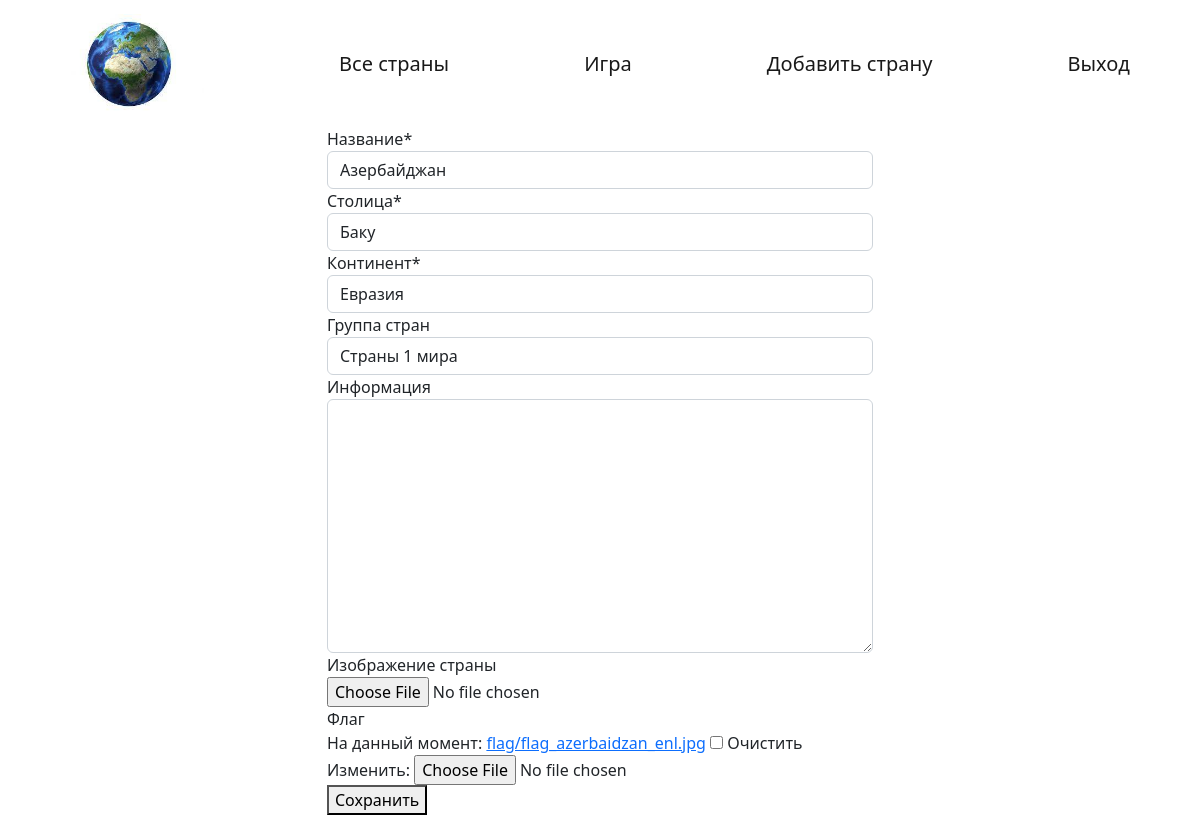
The app's page /edit_country/27/ (signed in) with its own data.
### main/models.py (models this page shows, shortened)
class Country(models.Model):
    name = models.CharField('Название', max_length=100, unique=True)
    capital = models.CharField('Столица', max_length=100, unique=True)
    info = models.TextField('Информация', max_length=10000, blank=True, null=True)
    img_country = models.ImageField('Изображение страны', upload_to='country_image', blank=True, null=True)
    flag = models.ImageField('Флаг', upload_to='flag', blank=True, null=True)
    img_capital = models.ImageField('Изображение столицы', upload_to='capital_image', blank=True, null=True)
    сontinent = models.ForeignKey('Continent', verbose_name='Континент', on_delete=models.SET_NULL,
                                  null=True)
    group = models.ForeignKey('Group', verbose_name='Группа стран', on_delete=models.SET_NULL, blank=True,
                              null=True)
    class Meta:
        verbose_name = 'Страна'
        verbose_name_plural = 'Страны'
        ordering = ['name', ]

class Continent(models.Model):
    name = models.CharField(max_length=100, unique=True)
    img = models.ImageField('Изображение континента', upload_to='сontinent_image', blank=True, null=True)
    class Meta:
        verbose_name = 'Континент'
        verbose_name_plural = 'Континенты'
    def __str__(self):
        return self.name[:15]

class Group(models.Model):
    name = models.CharField(max_length=100, unique=True)
    class Meta:
        verbose_name = 'Группа стран'
        verbose_name_plural = 'Группы стран'
    def __str__(self):
        return self.name[:15]

### main/views.py (the view)
# urls.py: path('edit_country/<int:pk>/', edit_country, name='edit_country'),
@login_required
def edit_country(request, pk):
    country = Country.objects.get(pk=pk)
    if request.method == 'POST':
        form = AddCountryForm(request.POST, request.FILES, instance=country)
        if form.is_valid():
            form.save()
            return redirect('/')
        return HttpResponse('Форма содержит ошибки')
    else:
        form = AddCountryForm(instance=country)
    template = 'main/edit_country.html'
    return render(request, template, locals())

### main/forms.py
class AddCountryForm(forms.ModelForm):
    class Meta:
        model = Country
        fields = ['name', 'capital', 'сontinent', 'group', 'info', 'img_country', 'flag']
        order_dy = ['name']

### main/templates/main/edit_country.html (shortened to what this page needs)
{% extends 'main/base_templates/index.html' %}
{% load crispy_forms_tags %}
{% block content %}
<div class="row justify-content-center">
    <div class="col-6 justify-content-center">
        <form action='' method="post" enctype="multipart/form-data">
            {{form|crispy}}
            <button type="submit">Сохранить</button>
        </form>
    </div>
</div>
{% endblock content %}

### records on screen
Country: name "Азербайджан", capital "Баку", сontinent "Евразия", group "Страны 1 мира"
